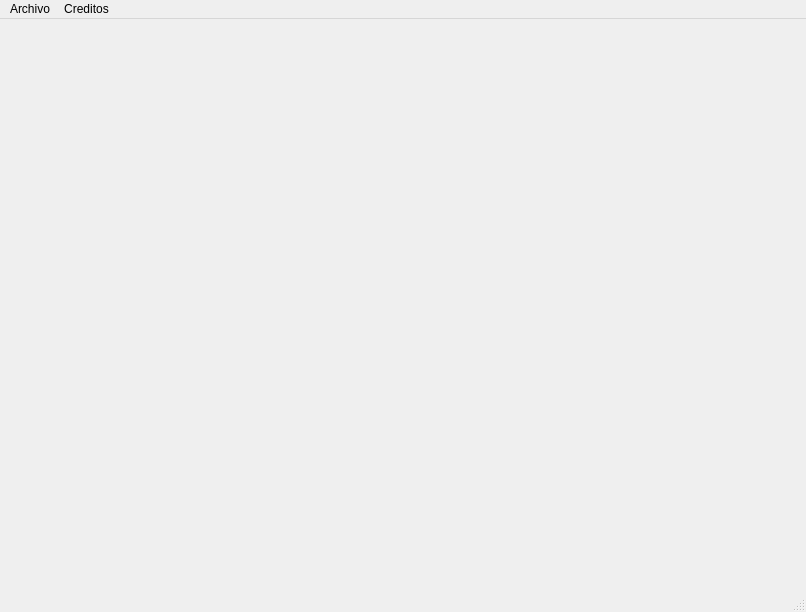
<?xml version="1.0" encoding="UTF-8"?>
<ui version="4.0">
 <class>main</class>
 <widget class="QMainWindow" name="main">
  <property name="geometry">
   <rect>
    <x>0</x>
    <y>0</y>
    <width>806</width>
    <height>612</height>
   </rect>
  </property>
  <property name="windowTitle">
   <string>BancoA-Transferencias</string>
  </property>
  <widget class="QWidget" name="centralwidget"/>
  <widget class="QMenuBar" name="menubar">
   <property name="geometry">
    <rect>
     <x>0</x>
     <y>0</y>
     <width>806</width>
     <height>22</height>
    </rect>
   </property>
   <widget class="QMenu" name="menuArchivo">
    <property name="title">
     <string>Archivo</string>
    </property>
    <addaction name="separator"/>
    <addaction name="btn_Reportar_Transferencia"/>
    <addaction name="btn_Registrar_Transferencia"/>
    <addaction name="btn_Historial_de_Transferencias"/>
   </widget>
   <widget class="QMenu" name="menuCreditos">
    <property name="title">
     <string>Creditos</string>
    </property>
    <addaction name="actionDesarrolladores"/>
   </widget>
   <addaction name="menuArchivo"/>
   <addaction name="menuCreditos"/>
  </widget>
  <widget class="QStatusBar" name="statusbar"/>
  <action name="actionDesarrolladores">
   <property name="text">
    <string>Desarrolladores</string>
   </property>
  </action>
  <action name="btn_Registrar_Transferencia">
   <property name="text">
    <string>Registrar Transferencia</string>
   </property>
   <property name="shortcut">
    <string>Ctrl+R</string>
   </property>
  </action>
  <action name="btn_Reportar_Transferencia">
   <property name="text">
    <string>Reportar Transferencia</string>
   </property>
   <property name="shortcut">
    <string>Ctrl+T</string>
   </property>
  </action>
  <action name="btn_Historial_de_Transferencias">
   <property name="text">
    <string>Historial de Transferencias</string>
   </property>
   <property name="shortcut">
    <string>Ctrl+Y</string>
   </property>
  </action>
 </widget>
 <resources/>
 <connections/>
</ui>
